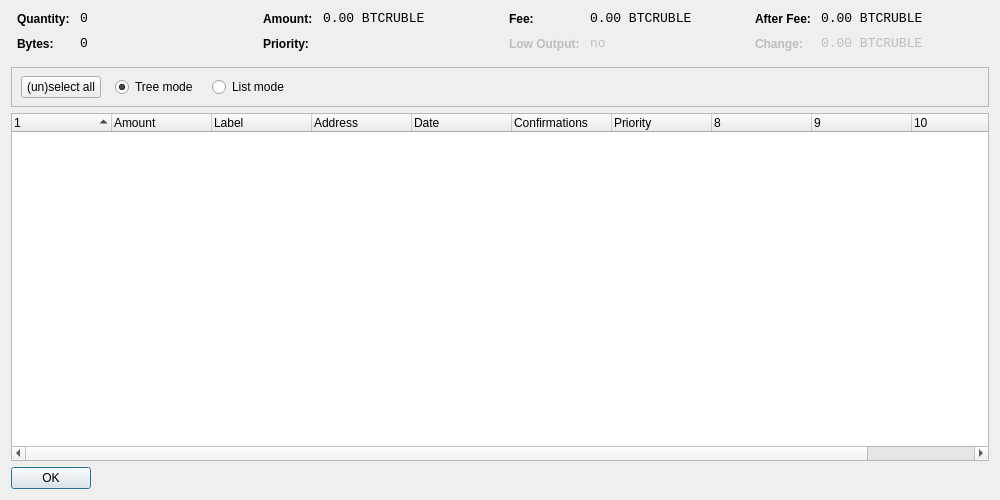
<?xml version="1.0" encoding="UTF-8"?>
<ui version="4.0">
 <class>CoinControlDialog</class>
 <widget class="QDialog" name="CoinControlDialog">
  <property name="geometry">
   <rect>
    <x>0</x>
    <y>0</y>
    <width>1000</width>
    <height>500</height>
   </rect>
  </property>
  <property name="windowTitle">
   <string>Coin Control</string>
  </property>
  <layout class="QVBoxLayout" name="verticalLayout">
   <item>
    <layout class="QHBoxLayout" name="horizontalLayoutTop" stretch="0,0,0,0">
     <property name="topMargin">
      <number>0</number>
     </property>
     <property name="bottomMargin">
      <number>10</number>
     </property>
     <item>
      <layout class="QFormLayout" name="formLayoutCoinControl1">
       <property name="horizontalSpacing">
        <number>10</number>
       </property>
       <property name="verticalSpacing">
        <number>10</number>
       </property>
       <property name="leftMargin">
        <number>6</number>
       </property>
       <property name="rightMargin">
        <number>6</number>
       </property>
       <item row="0" column="0">
        <widget class="QLabel" name="labelCoinControlQuantityText">
         <property name="styleSheet">
          <string notr="true">font-weight:bold;</string>
         </property>
         <property name="text">
          <string>Quantity:</string>
         </property>
        </widget>
       </item>
       <item row="0" column="1">
        <widget class="QLabel" name="labelCoinControlQuantity">
         <property name="font">
          <font>
           <family>Monospace</family>
           <pointsize>10</pointsize>
          </font>
         </property>
         <property name="cursor">
          <cursorShape>IBeamCursor</cursorShape>
         </property>
         <property name="contextMenuPolicy">
          <enum>Qt::ActionsContextMenu</enum>
         </property>
         <property name="text">
          <string notr="true">0</string>
         </property>
         <property name="textInteractionFlags">
          <set>Qt::LinksAccessibleByMouse|Qt::TextSelectableByKeyboard|Qt::TextSelectableByMouse</set>
         </property>
        </widget>
       </item>
       <item row="1" column="0">
        <widget class="QLabel" name="labelCoinControlBytesText">
         <property name="styleSheet">
          <string notr="true">font-weight:bold;</string>
         </property>
         <property name="text">
          <string>Bytes:</string>
         </property>
        </widget>
       </item>
       <item row="1" column="1">
        <widget class="QLabel" name="labelCoinControlBytes">
         <property name="font">
          <font>
           <family>Monospace</family>
           <pointsize>10</pointsize>
          </font>
         </property>
         <property name="cursor">
          <cursorShape>IBeamCursor</cursorShape>
         </property>
         <property name="contextMenuPolicy">
          <enum>Qt::ActionsContextMenu</enum>
         </property>
         <property name="text">
          <string notr="true">0</string>
         </property>
         <property name="textInteractionFlags">
          <set>Qt::LinksAccessibleByMouse|Qt::TextSelectableByKeyboard|Qt::TextSelectableByMouse</set>
         </property>
        </widget>
       </item>
      </layout>
     </item>
     <item>
      <layout class="QFormLayout" name="formLayoutCoinControl2">
       <property name="horizontalSpacing">
        <number>10</number>
       </property>
       <property name="verticalSpacing">
        <number>10</number>
       </property>
       <property name="leftMargin">
        <number>6</number>
       </property>
       <property name="rightMargin">
        <number>6</number>
       </property>
       <item row="0" column="0">
        <widget class="QLabel" name="labelCoinControlAmountText">
         <property name="styleSheet">
          <string notr="true">font-weight:bold;</string>
         </property>
         <property name="text">
          <string>Amount:</string>
         </property>
        </widget>
       </item>
       <item row="0" column="1">
        <widget class="QLabel" name="labelCoinControlAmount">
         <property name="font">
          <font>
           <family>Monospace</family>
           <pointsize>10</pointsize>
          </font>
         </property>
         <property name="cursor">
          <cursorShape>IBeamCursor</cursorShape>
         </property>
         <property name="contextMenuPolicy">
          <enum>Qt::ActionsContextMenu</enum>
         </property>
         <property name="text">
          <string notr="true">0.00 BTCRUBLE</string>
         </property>
         <property name="textInteractionFlags">
          <set>Qt::LinksAccessibleByMouse|Qt::TextSelectableByKeyboard|Qt::TextSelectableByMouse</set>
         </property>
        </widget>
       </item>
       <item row="1" column="0">
        <widget class="QLabel" name="labelCoinControlPriorityText">
         <property name="styleSheet">
          <string notr="true">font-weight:bold;</string>
         </property>
         <property name="text">
          <string>Priority:</string>
         </property>
        </widget>
       </item>
       <item row="1" column="1">
        <widget class="QLabel" name="labelCoinControlPriority">
         <property name="font">
          <font>
           <family>Monospace</family>
           <pointsize>10</pointsize>
          </font>
         </property>
         <property name="cursor">
          <cursorShape>IBeamCursor</cursorShape>
         </property>
         <property name="contextMenuPolicy">
          <enum>Qt::ActionsContextMenu</enum>
         </property>
         <property name="text">
          <string/>
         </property>
         <property name="textInteractionFlags">
          <set>Qt::LinksAccessibleByMouse|Qt::TextSelectableByKeyboard|Qt::TextSelectableByMouse</set>
         </property>
        </widget>
       </item>
      </layout>
     </item>
     <item>
      <layout class="QFormLayout" name="formLayoutCoinControl3">
       <property name="horizontalSpacing">
        <number>10</number>
       </property>
       <property name="verticalSpacing">
        <number>10</number>
       </property>
       <property name="leftMargin">
        <number>6</number>
       </property>
       <property name="rightMargin">
        <number>6</number>
       </property>
       <item row="0" column="0">
        <widget class="QLabel" name="labelCoinControlFeeText">
         <property name="styleSheet">
          <string notr="true">font-weight:bold;</string>
         </property>
         <property name="text">
          <string>Fee:</string>
         </property>
        </widget>
       </item>
       <item row="0" column="1">
        <widget class="QLabel" name="labelCoinControlFee">
         <property name="font">
          <font>
           <family>Monospace</family>
           <pointsize>10</pointsize>
          </font>
         </property>
         <property name="cursor">
          <cursorShape>IBeamCursor</cursorShape>
         </property>
         <property name="contextMenuPolicy">
          <enum>Qt::ActionsContextMenu</enum>
         </property>
         <property name="text">
          <string notr="true">0.00 BTCRUBLE</string>
         </property>
         <property name="textInteractionFlags">
          <set>Qt::LinksAccessibleByMouse|Qt::TextSelectableByKeyboard|Qt::TextSelectableByMouse</set>
         </property>
        </widget>
       </item>
       <item row="1" column="0">
        <widget class="QLabel" name="labelCoinControlLowOutputText">
         <property name="enabled">
          <bool>false</bool>
         </property>
         <property name="styleSheet">
          <string notr="true">font-weight:bold;</string>
         </property>
         <property name="text">
          <string>Low Output:</string>
         </property>
        </widget>
       </item>
       <item row="1" column="1">
        <widget class="QLabel" name="labelCoinControlLowOutput">
         <property name="enabled">
          <bool>false</bool>
         </property>
         <property name="font">
          <font>
           <family>Monospace</family>
           <pointsize>10</pointsize>
          </font>
         </property>
         <property name="cursor">
          <cursorShape>IBeamCursor</cursorShape>
         </property>
         <property name="contextMenuPolicy">
          <enum>Qt::ActionsContextMenu</enum>
         </property>
         <property name="text">
          <string notr="true">no</string>
         </property>
         <property name="textInteractionFlags">
          <set>Qt::LinksAccessibleByMouse|Qt::TextSelectableByKeyboard|Qt::TextSelectableByMouse</set>
         </property>
        </widget>
       </item>
      </layout>
     </item>
     <item>
      <layout class="QFormLayout" name="formLayoutCoinControl4">
       <property name="horizontalSpacing">
        <number>10</number>
       </property>
       <property name="verticalSpacing">
        <number>10</number>
       </property>
       <property name="leftMargin">
        <number>6</number>
       </property>
       <property name="rightMargin">
        <number>6</number>
       </property>
       <item row="0" column="0">
        <widget class="QLabel" name="labelCoinControlAfterFeeText">
         <property name="styleSheet">
          <string notr="true">font-weight:bold;</string>
         </property>
         <property name="text">
          <string>After Fee:</string>
         </property>
        </widget>
       </item>
       <item row="0" column="1">
        <widget class="QLabel" name="labelCoinControlAfterFee">
         <property name="font">
          <font>
           <family>Monospace</family>
           <pointsize>10</pointsize>
          </font>
         </property>
         <property name="cursor">
          <cursorShape>IBeamCursor</cursorShape>
         </property>
         <property name="contextMenuPolicy">
          <enum>Qt::ActionsContextMenu</enum>
         </property>
         <property name="text">
          <string notr="true">0.00 BTCRUBLE</string>
         </property>
         <property name="textInteractionFlags">
          <set>Qt::LinksAccessibleByMouse|Qt::TextSelectableByKeyboard|Qt::TextSelectableByMouse</set>
         </property>
        </widget>
       </item>
       <item row="1" column="0">
        <widget class="QLabel" name="labelCoinControlChangeText">
         <property name="enabled">
          <bool>false</bool>
         </property>
         <property name="styleSheet">
          <string notr="true">font-weight:bold;</string>
         </property>
         <property name="text">
          <string>Change:</string>
         </property>
        </widget>
       </item>
       <item row="1" column="1">
        <widget class="QLabel" name="labelCoinControlChange">
         <property name="enabled">
          <bool>false</bool>
         </property>
         <property name="font">
          <font>
           <family>Monospace</family>
           <pointsize>10</pointsize>
          </font>
         </property>
         <property name="cursor">
          <cursorShape>IBeamCursor</cursorShape>
         </property>
         <property name="contextMenuPolicy">
          <enum>Qt::ActionsContextMenu</enum>
         </property>
         <property name="text">
          <string notr="true">0.00 BTCRUBLE</string>
         </property>
         <property name="textInteractionFlags">
          <set>Qt::LinksAccessibleByMouse|Qt::TextSelectableByKeyboard|Qt::TextSelectableByMouse</set>
         </property>
        </widget>
       </item>
      </layout>
     </item>
    </layout>
   </item>
   <item>
    <widget class="QFrame" name="frame">
     <property name="minimumSize">
      <size>
       <width>0</width>
       <height>40</height>
      </size>
     </property>
     <property name="frameShape">
      <enum>QFrame::StyledPanel</enum>
     </property>
     <property name="frameShadow">
      <enum>QFrame::Sunken</enum>
     </property>
     <widget class="QWidget" name="horizontalLayoutWidget">
      <property name="geometry">
       <rect>
        <x>10</x>
        <y>0</y>
        <width>781</width>
        <height>41</height>
       </rect>
      </property>
      <layout class="QHBoxLayout" name="horizontalLayoutPanel" stretch="0,0,0,0,0">
       <property name="spacing">
        <number>14</number>
       </property>
       <item>
        <widget class="QPushButton" name="pushButtonSelectAll">
         <property name="sizePolicy">
          <sizepolicy hsizetype="Maximum" vsizetype="Fixed">
           <horstretch>0</horstretch>
           <verstretch>0</verstretch>
          </sizepolicy>
         </property>
         <property name="text">
          <string>(un)select all</string>
         </property>
        </widget>
       </item>
       <item>
        <widget class="QRadioButton" name="radioTreeMode">
         <property name="sizePolicy">
          <sizepolicy hsizetype="Maximum" vsizetype="Fixed">
           <horstretch>0</horstretch>
           <verstretch>0</verstretch>
          </sizepolicy>
         </property>
         <property name="text">
          <string>Tree mode</string>
         </property>
         <property name="checked">
          <bool>true</bool>
         </property>
        </widget>
       </item>
       <item>
        <widget class="QRadioButton" name="radioListMode">
         <property name="sizePolicy">
          <sizepolicy hsizetype="Maximum" vsizetype="Fixed">
           <horstretch>0</horstretch>
           <verstretch>0</verstretch>
          </sizepolicy>
         </property>
         <property name="text">
          <string>List mode</string>
         </property>
        </widget>
       </item>
       <item>
        <spacer name="horizontalSpacer">
         <property name="orientation">
          <enum>Qt::Horizontal</enum>
         </property>
         <property name="sizeHint" stdset="0">
          <size>
           <width>40</width>
           <height>20</height>
          </size>
         </property>
        </spacer>
       </item>
      </layout>
     </widget>
    </widget>
   </item>
   <item>
    <widget class="CoinControlTreeWidget" name="treeWidget">
     <property name="contextMenuPolicy">
      <enum>Qt::CustomContextMenu</enum>
     </property>
     <property name="sortingEnabled">
      <bool>false</bool>
     </property>
     <property name="columnCount">
      <number>11</number>
     </property>
     <attribute name="headerShowSortIndicator" stdset="0">
      <bool>true</bool>
     </attribute>
     <attribute name="headerStretchLastSection">
      <bool>false</bool>
     </attribute>
     <column>
      <property name="text">
       <string/>
      </property>
     </column>
     <column>
      <property name="text">
       <string>Amount</string>
      </property>
     </column>
     <column>
      <property name="text">
       <string>Label</string>
      </property>
     </column>
     <column>
      <property name="text">
       <string>Address</string>
      </property>
     </column>
     <column>
      <property name="text">
       <string>Date</string>
      </property>
     </column>
     <column>
      <property name="text">
       <string>Confirmations</string>
      </property>
      <property name="toolTip">
       <string>Confirmed</string>
      </property>
     </column>
     <column>
      <property name="text">
       <string>Priority</string>
      </property>
     </column>
     <column>
      <property name="text">
       <string/>
      </property>
     </column>
     <column>
      <property name="text">
       <string/>
      </property>
     </column>
     <column>
      <property name="text">
       <string/>
      </property>
     </column>
     <column>
      <property name="text">
       <string/>
      </property>
     </column>
    </widget>
   </item>
   <item>
    <widget class="QDialogButtonBox" name="buttonBox">
     <property name="sizePolicy">
      <sizepolicy hsizetype="Maximum" vsizetype="Fixed">
       <horstretch>0</horstretch>
       <verstretch>0</verstretch>
      </sizepolicy>
     </property>
     <property name="orientation">
      <enum>Qt::Horizontal</enum>
     </property>
     <property name="standardButtons">
      <set>QDialogButtonBox::Ok</set>
     </property>
    </widget>
   </item>
  </layout>
 </widget>
 <customwidgets>
  <customwidget>
   <class>CoinControlTreeWidget</class>
   <extends>QTreeWidget</extends>
   <header>coincontroltreewidget.h</header>
  </customwidget>
 </customwidgets>
 <resources/>
 <connections/>
</ui>
